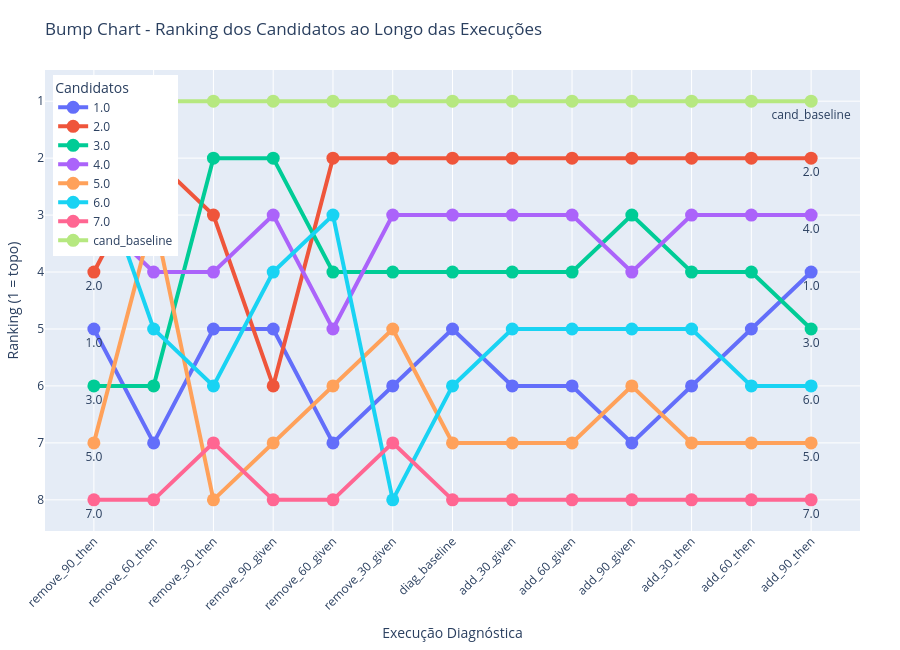

Notebook cell for this chart:
### Code cell
import pandas as pd
import plotly.graph_objects as go

# Carregar e preparar os dados
diagnosis_order = [
    "remove_90_then", "remove_60_then", "remove_30_then", 
    "remove_90_given", "remove_60_given", "remove_30_given", 
    "diag_baseline", 
    "add_30_given", "add_60_given", "add_90_given", 
    "add_30_then", "add_60_then", "add_90_then"
]

# Montar matriz pivô
df_pivot = df.pivot(index="candidate_name", columns="diagnosed_name", values="similarity_result")
df_pivot = df_pivot[[col for col in diagnosis_order if col in df_pivot.columns]]

# Gerar ranking (1 = topo) para cada execução
df_rank = df_pivot.rank(ascending=False, axis=0, method='min')

# Plotar o bump chart
fig = go.Figure()
for cand in df_rank.index:
    fig.add_trace(go.Scatter(
        x=df_rank.columns,
        y=df_rank.loc[cand],
        mode='lines+markers+text',
        name=str(cand),
        line=dict(width=4),
        marker=dict(size=13),
        text=["" if i not in [0, len(df_rank.columns)-1] else str(cand) for i in range(len(df_rank.columns))],
        textposition="bottom center"
    ))
fig.update_layout(
    title='Bump Chart - Ranking dos Candidatos ao Longo das Execuções',
    xaxis_title='Execução Diagnóstica',
    yaxis_title='Ranking (1 = topo)',
    yaxis=dict(autorange='reversed', dtick=1),  # 1 no topo!
    xaxis=dict(tickangle=-45),
    width=900,
    height=650,
    legend=dict(title="Candidatos", yanchor="top", y=0.99, xanchor="left", x=0.01),
    margin=dict(l=40, r=40, t=70, b=90)
)
fig.show()

### Figure 1 — Plotly figure (JSON) as saved in the notebook; plotly's stock layout.template omitted (floating-point values rounded to 4 significant figures)
{"data": [{"line": {"width": 4}, "marker": {"size": 13}, "mode": "lines+markers+text", "name": "1.0", "text": ["1.0", "", "", "", "", "", "", "", "", "", "", "", "1.0"], "textposition": "bottom center", "type": "scatter", "x": ["remove_90_then", "remove_60_then", "remove_30_then", "remove_90_given", "remove_60_given", "remove_30_given", "diag_baseline", "add_30_given", "add_60_given", "add_90_given", "add_30_then", "add_60_then", "add_90_then"], "y": [5.0, 7.0, 5.0, 5.0, 7.0, 6.0, 5.0, 6.0, 6.0, 7.0, 6.0, 5.0, 4.0]}, {"line": {"width": 4}, "marker": {"size": 13}, "mode": "lines+markers+text", "name": "2.0", "text": ["2.0", "", "", "", "", "", "", "", "", "", "", "", "2.0"], "textposition": "bottom center", "type": "scatter", "x": ["remove_90_then", "remove_60_then", "remove_30_then", "remove_90_given", "remove_60_given", "remove_30_given", "diag_baseline", "add_30_given", "add_60_given", "add_90_given", "add_30_then", "add_60_then", "add_90_then"], "y": [4.0, 2.0, 3.0, 6.0, 2.0, 2.0, 2.0, 2.0, 2.0, 2.0, 2.0, 2.0, 2.0]}, {"line": {"width": 4}, "marker": {"size": 13}, "mode": "lines+markers+text", "name": "3.0", "text": ["3.0", "", "", "", "", "", "", "", "", "", "", "", "3.0"], "textposition": "bottom center", "type": "scatter", "x": ["remove_90_then", "remove_60_then", "remove_30_then", "remove_90_given", "remove_60_given", "remove_30_given", "diag_baseline", "add_30_given", "add_60_given", "add_90_given", "add_30_then", "add_60_then", "add_90_then"], "y": [6.0, 6.0, 2.0, 2.0, 4.0, 4.0, 4.0, 4.0, 4.0, 3.0, 4.0, 4.0, 5.0]}, {"line": {"width": 4}, "marker": {"size": 13}, "mode": "lines+markers+text", "name": "4.0", "text": ["4.0", "", "", "", "", "", "", "", "", "", "", "", "4.0"], "textposition": "bottom center", "type": "scatter", "x": ["remove_90_then", "remove_60_then", "remove_30_then", "remove_90_given", "remove_60_given", "remove_30_given", "diag_baseline", "add_30_given", "add_60_given", "add_90_given", "add_30_then", "add_60_then", "add_90_then"], "y": [3.0, 4.0, 4.0, 3.0, 5.0, 3.0, 3.0, 3.0, 3.0, 4.0, 3.0, 3.0, 3.0]}, {"line": {"width": 4}, "marker": {"size": 13}, "mode": "lines+markers+text", "name": "5.0", "text": ["5.0", "", "", "", "", "", "", "", "", "", "", "", "5.0"], "textposition": "bottom center", "type": "scatter", "x": ["remove_90_then", "remove_60_then", "remove_30_then", "remove_90_given", "remove_60_given", "remove_30_given", "diag_baseline", "add_30_given", "add_60_given", "add_90_given", "add_30_then", "add_60_then", "add_90_then"], "y": [7.0, 3.0, 8.0, 7.0, 6.0, 5.0, 7.0, 7.0, 7.0, 6.0, 7.0, 7.0, 7.0]}, {"line": {"width": 4}, "marker": {"size": 13}, "mode": "lines+markers+text", "name": "6.0", "text": ["6.0", "", "", "", "", "", "", "", "", "", "", "", "6.0"], "textposition": "bottom center", "type": "scatter", "x": ["remove_90_then", "remove_60_then", "remove_30_then", "remove_90_given", "remove_60_given", "remove_30_given", "diag_baseline", "add_30_given", "add_60_given", "add_90_given", "add_30_then", "add_60_then", "add_90_then"], "y": [2.0, 5.0, 6.0, 4.0, 3.0, 8.0, 6.0, 5.0, 5.0, 5.0, 5.0, 6.0, 6.0]}, {"line": {"width": 4}, "marker": {"size": 13}, "mode": "lines+markers+text", "name": "7.0", "text": ["7.0", "", "", "", "", "", "", "", "", "", "", "", "7.0"], "textposition": "bottom center", "type": "scatter", "x": ["remove_90_then", "remove_60_then", "remove_30_then", "remove_90_given", "remove_60_given", "remove_30_given", "diag_baseline", "add_30_given", "add_60_given", "add_90_given", "add_30_then", "add_60_then", "add_90_then"], "y": [8.0, 8.0, 7.0, 8.0, 8.0, 7.0, 8.0, 8.0, 8.0, 8.0, 8.0, 8.0, 8.0]}, {"line": {"width": 4}, "marker": {"size": 13}, "mode": "lines+markers+text", "name": "cand_baseline", "text": ["cand_baseline", "", "", "", "", "", "", "", "", "", "", "", "cand_baseline"], "textposition": "bottom center", "type": "scatter", "x": ["remove_90_then", "remove_60_then", "remove_30_then", "remove_90_given", "remove_60_given", "remove_30_given", "diag_baseline", "add_30_given", "add_60_given", "add_90_given", "add_30_then", "add_60_then", "add_90_then"], "y": [1.0, 1.0, 1.0, 1.0, 1.0, 1.0, 1.0, 1.0, 1.0, 1.0, 1.0, 1.0, 1.0]}], "layout": {"height": 650, "legend": {"title": {"text": "Candidatos"}, "x": 0.01, "xanchor": "left", "y": 0.99, "yanchor": "top"}, "margin": {"b": 90, "l": 40, "r": 40, "t": 70}, "title": {"text": "Bump Chart - Ranking dos Candidatos ao Longo das Execuções"}, "width": 900, "xaxis": {"tickangle": -45, "title": {"text": "Execução Diagnóstica"}}, "yaxis": {"autorange": "reversed", "dtick": 1, "title": {"text": "Ranking (1 = topo)"}}}}
